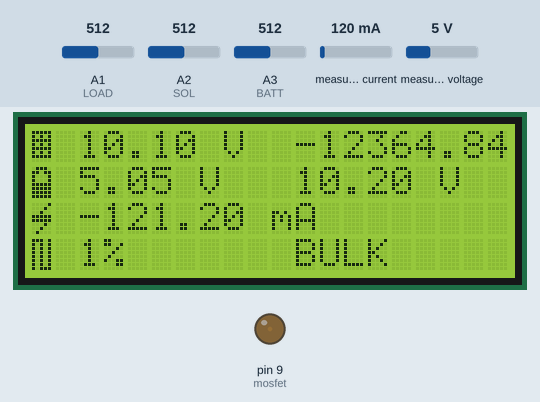
Recording of a sketch running on a simulated Arduino Uno, built with avr-gcc and run on an emulated ATmega328P. Shown: 20×4 character LCD, output pins drawn as LEDs (lit = HIGH). The test bench sets the inputs (shaded band); at power-on: A2 (SOL) = 512, A1 (LOAD) = 512, measured current 120 mA, A3 (BATT) = 512, measured voltage 5 V. What the sketch prints to the serial monitor is not drawn.

Above: at 1.2 s.
1.3 s: A2 (SOL) set to 469
At 1.58 s:
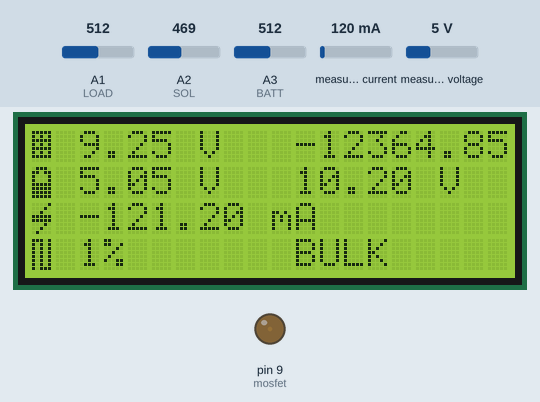
2.9 s: A2 (SOL) set to 441
At 4.1 s:
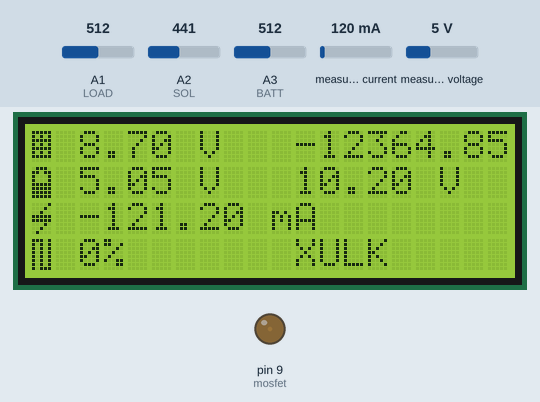
4.5 s: A1 (LOAD) set to 483
At 6.5 s:
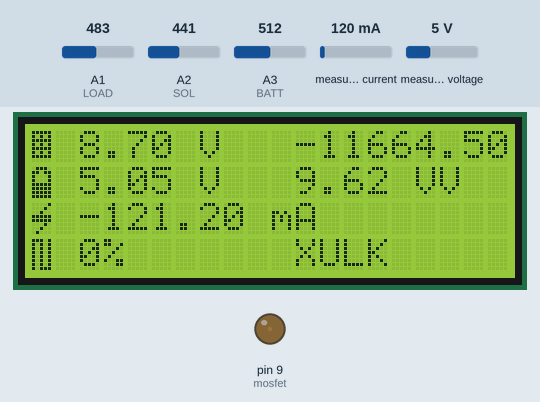
6.8 s: measured current set to 106 mA
At 7.7 s:
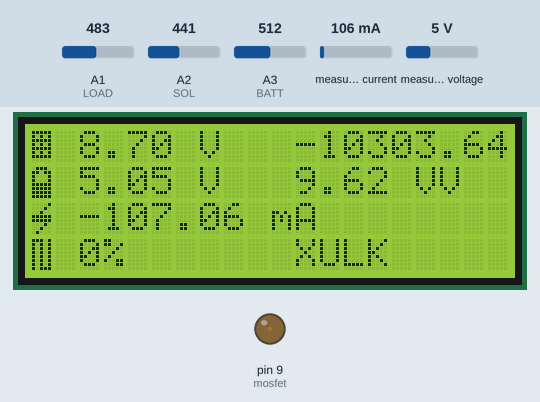
8.8 s: measured current set to 91 mA
At 9.9 s:
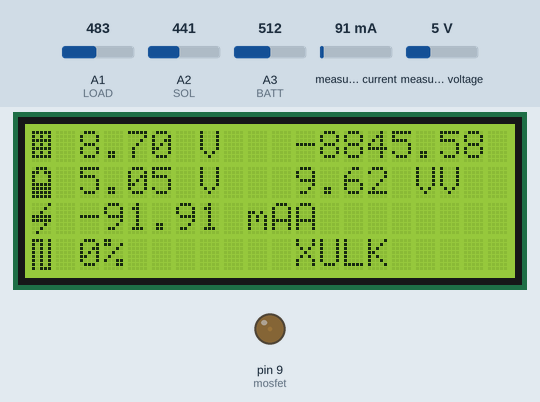
10.7 s: A1 (LOAD) set to 716
At 13.1 s:
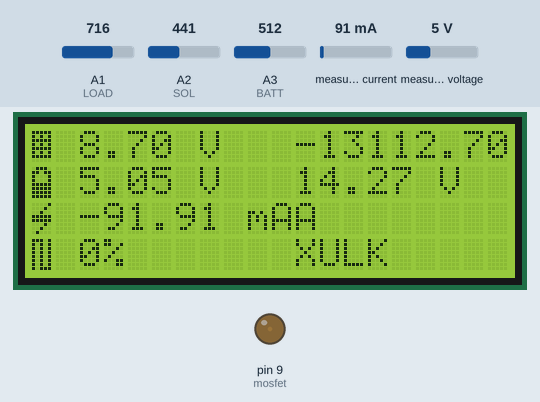
Timing chart, 0 to 14.3 s (numbered marks = the images above; inputs shaded):
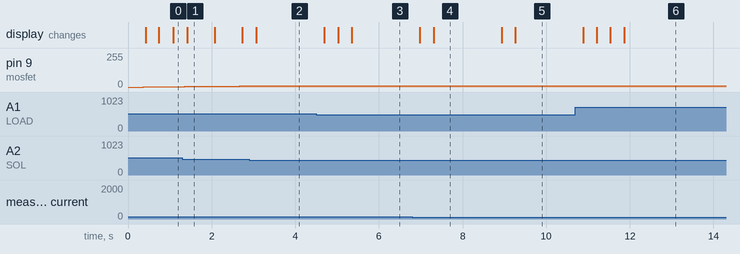

Measured:
- the behaviour switches between 457 and 456 on A2 (SOL) (found by bisection; images 1 and 2)
- the behaviour switches between 502 and 501 on A1 (LOAD) (found by bisection; images 2 and 3)
- the behaviour switches between 100 and 99 mA on measured current (found by bisection; images 4 and 5)
- after the input at 2.9 s, pin 9 (mosfet): stays 8/255 (without the input it goes to 9/255 after 0.10 s); the display: changes after 0.16 s (image 2)
- after the input at 4.5 s, the display: first changes after 0.20 s (image 3 shows a later state)
- after the input at 6.8 s, the display: first changes after 0.18 s (image 4 shows a later state)
- after the input at 8.8 s, the display: first changes after 0.14 s (image 5 shows a later state)
- after the input at 10.7 s, the display: first changes after 0.18 s (image 6 shows a later state)

The sketch:

solarcharger.ino
```cpp
#include <Wire.h>
#include <Adafruit_INA219.h>
#include <LiquidCrystal_I2C.h>

LiquidCrystal_I2C lcd(0x27,20,4);

Adafruit_INA219 ina219;

int mosfet = 9;


uint8_t Battery[8]  = {0x0E, 0x1B, 0x11, 0x11, 0x1F, 0x1F, 0x1F, 0x1F};
uint8_t Panel[8]  = {0x1F, 0x15, 0x1F, 0x15, 0x1F, 0x15, 0x1F, 0x00};
uint8_t Pwm[8]  = {0x1D, 0x15, 0x15, 0x15, 0x15,0x15, 0x15, 0x17};
uint8_t Flash[8]  = {0x01, 0x02, 0x04, 0x1F, 0x1F, 0x02, 0x04, 0x08};


#define BATT A3
#define SOL A2
#define LOAD A1

bool charge = false;

int target = 7.2;
int pwm = 0;
int sol_min = 9;

float const_current = 700.0;
float current_cut = 135.0;
float const_volt = 7.2;
float trickle = 125.0;

bool bulk = false;
bool absorption = false;
bool Float = false;

String STATE = "X";

float watts = 0.0;
float shuntvoltage = 0;
float busvoltage = 0;
float power_mW = 0;


float current_mA = 0;
float loadvoltage = 0;
float batt_volt = 0;
float sol_volt = 0;
float load_volt = 0;

void setup(void)
{


  Serial.begin(115200);
  while (!Serial) {
      delay(1);
  }
  lcd.init();

  // Print a message to the LCD.

  lcd.backlight();

  lcd.setCursor(0,0);

  lcd.createChar(0, Battery);
  lcd.createChar(1, Panel);
  lcd.createChar(2, Pwm);
  lcd.createChar(3, Flash);


  uint32_t currentFrequency;

  Serial.println("Hello!");

  if (! ina219.begin()) {
    Serial.println("Failed to find INA219 chip");
    while (1) { delay(10); }
  }

  Serial.println("Measuring voltage and current with INA219 ...");
}

void loop(void)
{

  shuntvoltage = ina219.getShuntVoltage_mV();
  busvoltage = ina219.getBusVoltage_V();
  power_mW = ina219.getPower_mW();

  current_mA = 0;//ina219.getCurrent_mA();
  loadvoltage = 0;//busvoltage + (shuntvoltage / 1000);
  batt_volt = 0;//(analogRead(BATT) * (5.0 / 1024.0)) * 2;
  sol_volt = 0;//(analogRead(SOL) * (5.0 / 1024.0)) * 3.9;

  for (int i = 0; i <= 100; i++) {
    current_mA += ina219.getCurrent_mA();
  }
  current_mA = (current_mA/100)*-1;

  for (int i = 0; i <= 100; i++) {
    batt_volt += (analogRead(BATT) * (5.0 / 1024.0)) * 2;
  }
  batt_volt = batt_volt/100;

  for (int i = 0; i <= 100; i++) {
    sol_volt += (analogRead(SOL) * (5.0 / 1024.0)) * 4;
  }
  sol_volt = sol_volt/100;

  for (int i = 0; i <= 100; i++) {
    load_volt += (analogRead(LOAD) * (5.0 / 1024.0)) * 4;
  }
  load_volt = load_volt/100;

  absorption = false;
  bulk = false;
  Float = false;
  charge = false;

  if(sol_volt>sol_min){
    charge = true;
    if(batt_volt >= target){
      absorption = true;
      if(current_mA <= current_cut){
        absorption = false;
        Float = true;
      }
    }else{
      bulk = true;
    }
  }else{
    charge = false;
    pwm = 0;
    STATE = "X";
  }

  if(charge){
    if(bulk){
      STATE = "BULK";
      if(current_mA > const_current){
        pwm--;
      }else{
        pwm++;
      }
    }else if(absorption){
      STATE = "ABSORPTION";
      if(load_volt > const_volt){
        pwm--;
      }else{
        pwm++;
      }
    }else if(Float){
      STATE = "FLOAT";
      if(current_mA > trickle){
        pwm--;
      }else{
        pwm++;
      }
    }

    if(pwm>255){
      pwm = 255;
    }else if(pwm < 0){
      pwm = 0;
    }
    analogWrite(mosfet,pwm);
  }

  watts = load_volt*(current_mA*10);

  lcd.setCursor(11,0);
  lcd.print(watts,2); lcd.print(" W");

  lcd.setCursor(11,1);
  lcd.print(load_volt,2); lcd.print(" V");

  lcd.setCursor(11,3);
  lcd.print(STATE);

  lcd.setCursor(0,0);
  //lcd.print("LV :  "); lcd.print(load_volt); lcd.print(" V"); // output voltage
  lcd.write(1); lcd.print(" "); lcd.print(sol_volt); lcd.print(" V ");
  lcd.setCursor(0,1);
  lcd.write(0); lcd.print(" "); lcd.print(batt_volt); lcd.print(" V"); // output current
  lcd.setCursor(0,2);
  lcd.write(3); lcd.print(" "); lcd.print(current_mA,2); lcd.print(" mA"); // output current
  lcd.setCursor(0,3);
  lcd.write(2); lcd.print(" "); lcd.print(map(pwm,0,255,0,100)); lcd.print("%");


  Serial.print("Load Voltage    :  "); Serial.print(load_volt); Serial.print(" V"); // output voltage
  Serial.print("Current         :  "); Serial.print(current_mA); Serial.print(" "); // output current
  Serial.print("Battery Voltage :  "); Serial.print(batt_volt); Serial.print(" V"); // output current
  Serial.print("Solar Voltage   :  "); Serial.print(sol_volt); Serial.print(" V "); Serial.print(pwm); // output current
  Serial.println("");

  //delay(2);
}
```
